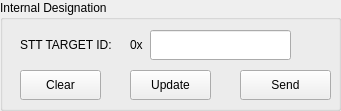
        <widget class="QGroupBox" name="groupBox">
         <property name="geometry">
          <rect>
           <x>750</x>
           <y>470</y>
           <width>341</width>
           <height>111</height>
          </rect>
         </property>
         <property name="font">
          <font>
           <pointsize>9</pointsize>
          </font>
         </property>
         <property name="title">
          <string>Internal Designation</string>
         </property>
         <widget class="QLabel" name="lblIntDesSttTargetId">
          <property name="geometry">
           <rect>
            <x>20</x>
            <y>30</y>
            <width>111</width>
            <height>30</height>
           </rect>
          </property>
          <property name="font">
           <font>
            <pointsize>9</pointsize>
           </font>
          </property>
          <property name="text">
           <string>STT TARGET ID:</string>
          </property>
         </widget>
         <widget class="QLineEdit" name="leIntDesSttTargetId">
          <property name="geometry">
           <rect>
            <x>150</x>
            <y>30</y>
            <width>141</width>
            <height>30</height>
           </rect>
          </property>
          <property name="font">
           <font>
            <pointsize>9</pointsize>
           </font>
          </property>
          <property name="inputMask">
           <string>HHHHHHHH</string>
          </property>
         </widget>
         <widget class="QPushButton" name="pbUpdateInternalDesignation">
          <property name="geometry">
           <rect>
            <x>130</x>
            <y>70</y>
            <width>81</width>
            <height>30</height>
           </rect>
          </property>
          <property name="font">
           <font>
            <pointsize>9</pointsize>
           </font>
          </property>
          <property name="text">
           <string>Update</string>
          </property>
         </widget>
         <widget class="QLabel" name="label_33">
          <property name="geometry">
           <rect>
            <x>130</x>
            <y>30</y>
            <width>31</width>
            <height>30</height>
           </rect>
          </property>
          <property name="font">
           <font>
            <pointsize>9</pointsize>
           </font>
          </property>
          <property name="text">
           <string>0x</string>
          </property>
         </widget>
         <widget class="QPushButton" name="pbSendInternalDesignation">
          <property name="geometry">
           <rect>
            <x>240</x>
            <y>70</y>
            <width>91</width>
            <height>30</height>
           </rect>
          </property>
          <property name="font">
           <font>
            <pointsize>9</pointsize>
           </font>
          </property>
          <property name="text">
           <string>Send</string>
          </property>
         </widget>
         <widget class="QPushButton" name="pbClearInternalDesignation">
          <property name="geometry">
           <rect>
            <x>20</x>
            <y>70</y>
            <width>81</width>
            <height>30</height>
           </rect>
          </property>
          <property name="font">
           <font>
            <pointsize>9</pointsize>
           </font>
          </property>
          <property name="text">
           <string>Clear</string>
          </property>
         </widget>
        </widget>
